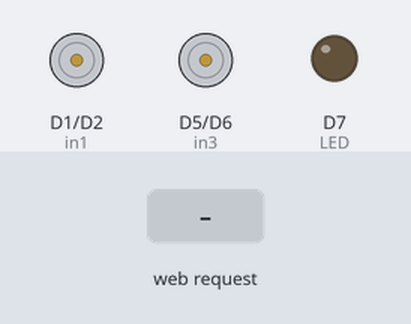
A sketch run on a simulated ESP8266 (NodeMCU). Shown: motor-driver pin pairs drawn as motors (green arrow = first pin HIGH = forward, orange = second pin HIGH = backward, longer = more drive), output pins drawn as LEDs (lit = HIGH). The inputs (shaded band) are chosen by the test bench. What the sketch prints to the serial monitor is not drawn.

Above: at 1.2 s.
1.3 s: HTTP request GET /command?command=F received
At 1.8 s:
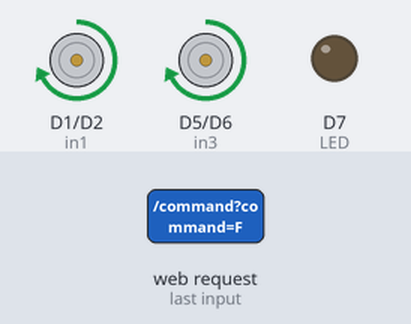
2.8 s: HTTP request GET /command?command=B received
At 4.0 s:
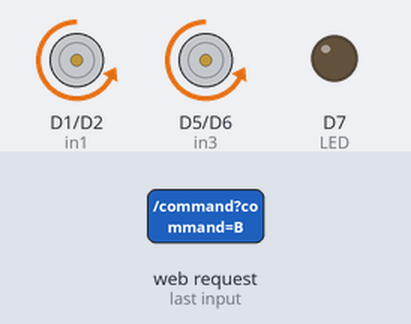
4.3 s: HTTP request GET /command?command=L received
At 5.3 s:
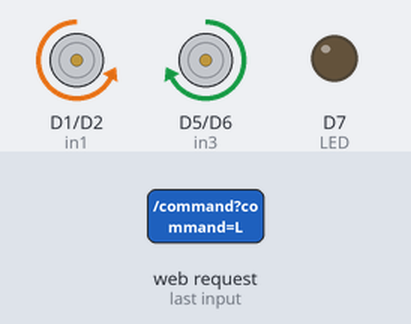
5.8 s: HTTP request GET /command?command=R received
At 6.4 s:
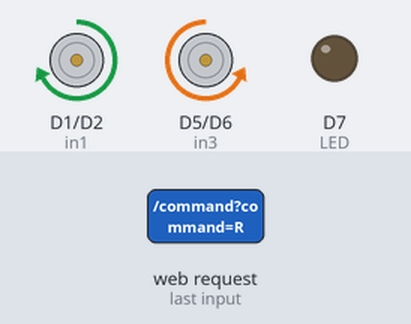
Timing chart, 0 to 8.3 s (numbered marks = the images above; inputs shaded):
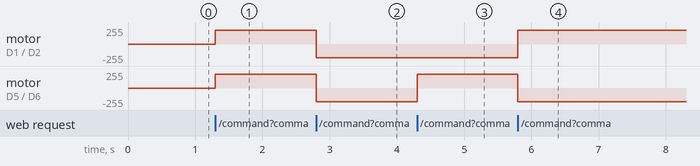

Measured:
- after the input at 1.3 s, motor on D1 (in1) / D2 (in2), motor on D5 (in3) / D6 (in4): stopped → forward 204/255 at once
- after the input at 2.8 s, motor on D1 (in1) / D2 (in2), motor on D5 (in3) / D6 (in4): forward 204/255 → backward 204/255 at once
- after the input at 4.3 s, motor on D5 (in3) / D6 (in4): backward 204/255 → forward 204/255 at once
- after the input at 5.8 s, motor on D1 (in1) / D2 (in2): backward 204/255 → forward 204/255 at once; motor on D5 (in3) / D6 (in4): forward 204/255 → backward 204/255 at once

The sketch:

WORKING_NODEMCU_CODE.ino
```cpp
#define in1 D1 // L298N Motor Driver pins.
#define in2 D2
#define in3 D5
#define in4 D6
#define LED D7

int Speed = 204; // 0 - 255.
int Speedsec;
int buttonState = 0;
int lastButtonState = 0;
int Turnradius = 0; // Set the radius of a turn, 0 - 255 Note: the robot will malfunction if this is higher than int Speed.
int brakeTime = 45;
int brkonoff = 1; // 1 for the electronic braking system, 0 for normal.

#include <ESP8266WiFi.h>
#include <ESP8266WebServer.h>

ESP8266WebServer server(80);

const char html[] = "<!DOCTYPE html>\
<html>\
<head>\
  <title>Car Control</title>\
</head>\
<body>\
  <h1>Car Control Interface</h1>\
  <p>Click the buttons below to control the car:</p>\
  <button onclick=\"sendCommand('F')\">Forward</button>\
  <button onclick=\"sendCommand('B')\">Backward</button>\
  <button onclick=\"sendCommand('L')\">Left</button>\
  <button onclick=\"sendCommand('R')\">Right</button>\
  <br>\
  <button onclick=\"sendCommand('G')\">Forward Left</button>\
  <button onclick=\"sendCommand('I')\">Forward Right</button>\
  <button onclick=\"sendCommand('H')\">Backward Left</button>\
  <button onclick=\"sendCommand('J')\">Backward Right</button>\
  <br>\
  <label for=\"speed\">Speed: </label>\
  <input type=\"number\" id=\"speed\" value=\"204\" min=\"0\" max=\"255\">\
  <button onclick=\"setSpeed()\">Set Speed</button>\
  <br>\
  <button onclick=\"sendCommand('q')\">Full Speed</button>\
  <button onclick=\"sendCommand('S')\">Stop</button>\
  <br>\
  <p>Electronic Braking System:</p>\
  <label for=\"brakeOn\">On</label>\
  <input type=\"radio\" id=\"brakeOn\" name=\"brake\" value=\"1\" checked>\
  <label for=\"brakeOff\">Off</label>\
  <input type=\"radio\" id=\"brakeOff\" name=\"brake\" value=\"0\">\
  <button onclick=\"setBrake()\">Set Brake</button>\
  <br>\
  <script>\
    function sendCommand(command) {\
      fetch('/command?command=' + command);\
    }\
    function setSpeed() {\
      const speed = document.getElementById('speed').value;\
      fetch('/command?command=' + speed);\
    }\
    function setBrake() {\
      const brakeValue = document.querySelector('input[name=\"brake\"]:checked').value;\
      fetch('/command?command=' + brakeValue);\
    }\
  </script>\
</body>\
</html>";

void setup() {
  pinMode(in1, OUTPUT);
  pinMode(in2, OUTPUT);
  pinMode(in3, OUTPUT);
  pinMode(in4, OUTPUT);
  pinMode(LED, OUTPUT); // Set the LED pin.
  Serial.begin(115200);
  WiFi.mode(WIFI_AP);
  WiFi.softAP("CarControl", "yoyo0110"); // Create an Access Point for the NodeMCU.
  Serial.print("AP IP address: ");
  Serial.println(WiFi.softAPIP());
  server.on("/", handleRoot);
  server.on("/command", handleCommand);
  server.onNotFound(handleRoot);
  server.begin();
}

void loop() {
  server.handleClient();
}

void forward() {
  analogWrite(in1, Speed);
  analogWrite(in3, Speed);
}

void back() {
  analogWrite(in2, Speed);
  analogWrite(in4, Speed);
}

void left() {
  analogWrite(in3, Speed);
  analogWrite(in2, Speed);
}

void right() {
  analogWrite(in4, Speed);
  analogWrite(in1, Speed);
}

void forwardleft() {
  analogWrite(in1, Speedsec);
  analogWrite(in3, Speed);
}

void forwardright() {
  analogWrite(in1, Speed);
  analogWrite(in3, Speedsec);
}

void backright() {
  analogWrite(in2, Speed);
  analogWrite(in4, Speedsec);
}

void backleft() {
  analogWrite(in2, Speedsec);
  analogWrite(in4, Speed);
}

void Stop() {
  analogWrite(in1, 0);
  analogWrite(in2, 0);
  analogWrite(in3, 0);
  analogWrite(in4, 0);
}

void brakeOn() {
  // Here's the future use: an electronic braking system!
  buttonState = server.arg("command")[0];
  if (buttonState != lastButtonState) {
    if (buttonState == 'S') {
      if (lastButtonState != buttonState) {
        digitalWrite(in1, HIGH);
        digitalWrite(in2, HIGH);
        digitalWrite(in3, HIGH);
        digitalWrite(in4, HIGH);
        delay(brakeTime);
        Stop();
      }
    }
    lastButtonState = buttonState;
  }
}

void brakeOff() {
  // No action needed for brakeOff in this implementation.
}

void handleRoot() {
  server.send(200, "text/html", html);
}

void handleCommand() {
  String command = server.arg("command");
  Stop(); // Initialize with motors stopped.
  if (command == "F") forward();
  else if (command == "B") back();
  else if (command == "L") left();
  else if (command == "R") right();
  else if (command == "G") forwardleft();
  else if (command == "I") forwardright();
  else if (command == "H") backleft();
  else if (command == "J") backright();
  else if (command == "0") Speed = 100;
  else if (command == "1") Speed = 140;
  else if (command == "2") Speed = 153;
  else if (command == "3") Speed = 165;
  else if (command == "4") Speed = 178;
  else if (command == "5") Speed = 191;
  else if (command == "6") Speed = 204;
  else if (command == "7") Speed = 216;
  else if (command == "8") Speed = 229;
  else if (command == "9") Speed = 242;
  else if (command == "q") Speed = 255;
  Speedsec = Turnradius;
  if (brkonoff == 1) {
    brakeOn();
  } else {
    brakeOff();
  }
  server.send(200, "text/plain", "OK");
}
```
